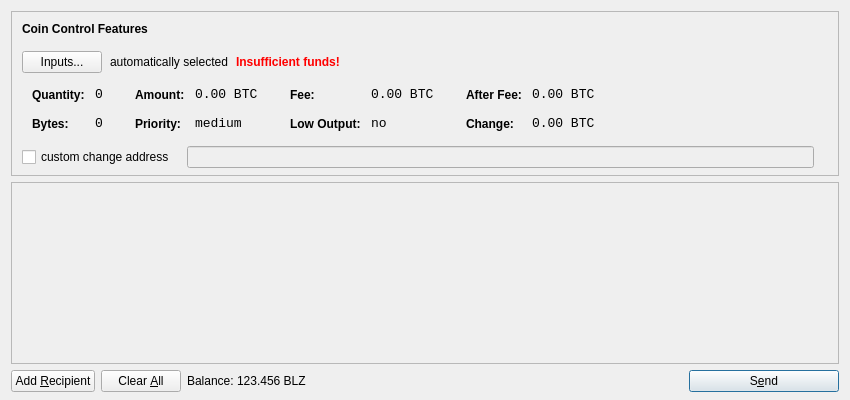
<?xml version="1.0" encoding="UTF-8"?>
<ui version="4.0">
 <class>SendCoinsDialog</class>
 <widget class="QDialog" name="SendCoinsDialog">
  <property name="geometry">
   <rect>
    <x>0</x>
    <y>0</y>
    <width>850</width>
    <height>400</height>
   </rect>
  </property>
  <property name="windowTitle">
   <string>Send Coins</string>
  </property>
  <layout class="QVBoxLayout" name="verticalLayout" stretch="0,1,0">
   <property name="bottomMargin">
    <number>8</number>
   </property>
   <item>
    <widget class="QFrame" name="frameCoinControl">
     <property name="sizePolicy">
      <sizepolicy hsizetype="Expanding" vsizetype="Expanding">
       <horstretch>0</horstretch>
       <verstretch>0</verstretch>
      </sizepolicy>
     </property>
     <property name="maximumSize">
      <size>
       <width>16777215</width>
       <height>16777215</height>
      </size>
     </property>
     <property name="frameShape">
      <enum>QFrame::StyledPanel</enum>
     </property>
     <property name="frameShadow">
      <enum>QFrame::Sunken</enum>
     </property>
     <layout class="QVBoxLayout" name="verticalLayoutCoinControl2">
      <property name="spacing">
       <number>-1</number>
      </property>
      <property name="leftMargin">
       <number>0</number>
      </property>
      <property name="topMargin">
       <number>0</number>
      </property>
      <property name="rightMargin">
       <number>0</number>
      </property>
      <property name="bottomMargin">
       <number>6</number>
      </property>
      <item>
       <layout class="QVBoxLayout" name="verticalLayoutCoinControl" stretch="0,0,0,0,1">
        <property name="spacing">
         <number>0</number>
        </property>
        <property name="leftMargin">
         <number>10</number>
        </property>
        <property name="topMargin">
         <number>10</number>
        </property>
        <item>
         <layout class="QHBoxLayout" name="horizontalLayoutCoinControl1">
          <property name="bottomMargin">
           <number>15</number>
          </property>
          <item>
           <widget class="QLabel" name="labelCoinControlFeatures">
            <property name="sizePolicy">
             <sizepolicy hsizetype="Preferred" vsizetype="Maximum">
              <horstretch>0</horstretch>
              <verstretch>0</verstretch>
             </sizepolicy>
            </property>
            <property name="font">
             <font>
              <weight>75</weight>
              <bold>true</bold>
             </font>
            </property>
            <property name="styleSheet">
             <string notr="true">font-weight:bold;</string>
            </property>
            <property name="text">
             <string>Coin Control Features</string>
            </property>
           </widget>
          </item>
         </layout>
        </item>
        <item>
         <layout class="QHBoxLayout" name="horizontalLayoutCoinControl2" stretch="0,0,0,0">
          <property name="spacing">
           <number>8</number>
          </property>
          <property name="bottomMargin">
           <number>10</number>
          </property>
          <item>
           <widget class="QPushButton" name="pushButtonCoinControl">
            <property name="styleSheet">
             <string notr="true"/>
            </property>
            <property name="text">
             <string>Inputs...</string>
            </property>
           </widget>
          </item>
          <item>
           <widget class="QLabel" name="labelCoinControlAutomaticallySelected">
            <property name="text">
             <string>automatically selected</string>
            </property>
            <property name="margin">
             <number>5</number>
            </property>
           </widget>
          </item>
          <item>
           <widget class="QLabel" name="labelCoinControlInsuffFunds">
            <property name="font">
             <font>
              <weight>75</weight>
              <bold>true</bold>
             </font>
            </property>
            <property name="styleSheet">
             <string notr="true">color:red;font-weight:bold;</string>
            </property>
            <property name="text">
             <string>Insufficient funds!</string>
            </property>
            <property name="margin">
             <number>5</number>
            </property>
           </widget>
          </item>
          <item>
           <spacer name="horizontalSpacerCoinControl">
            <property name="orientation">
             <enum>Qt::Horizontal</enum>
            </property>
            <property name="sizeHint" stdset="0">
             <size>
              <width>40</width>
              <height>1</height>
             </size>
            </property>
           </spacer>
          </item>
         </layout>
        </item>
        <item>
         <widget class="QWidget" name="widgetCoinControl" native="true">
          <property name="sizePolicy">
           <sizepolicy hsizetype="Preferred" vsizetype="Preferred">
            <horstretch>0</horstretch>
            <verstretch>0</verstretch>
           </sizepolicy>
          </property>
          <property name="minimumSize">
           <size>
            <width>0</width>
            <height>0</height>
           </size>
          </property>
          <property name="styleSheet">
           <string notr="true"/>
          </property>
          <layout class="QHBoxLayout" name="horizontalLayoutCoinControl5">
           <property name="margin">
            <number>0</number>
           </property>
           <item>
            <layout class="QHBoxLayout" name="horizontalLayoutCoinControl3" stretch="0,0,0,1">
             <property name="spacing">
              <number>20</number>
             </property>
             <property name="topMargin">
              <number>0</number>
             </property>
             <property name="bottomMargin">
              <number>10</number>
             </property>
             <item>
              <layout class="QFormLayout" name="formLayoutCoinControl1">
               <property name="horizontalSpacing">
                <number>10</number>
               </property>
               <property name="verticalSpacing">
                <number>14</number>
               </property>
               <property name="leftMargin">
                <number>10</number>
               </property>
               <property name="topMargin">
                <number>4</number>
               </property>
               <property name="rightMargin">
                <number>6</number>
               </property>
               <item row="0" column="0">
                <widget class="QLabel" name="labelCoinControlQuantityText">
                 <property name="styleSheet">
                  <string notr="true">font-weight:bold;</string>
                 </property>
                 <property name="text">
                  <string>Quantity:</string>
                 </property>
                 <property name="margin">
                  <number>0</number>
                 </property>
                </widget>
               </item>
               <item row="0" column="1">
                <widget class="QLabel" name="labelCoinControlQuantity">
                 <property name="font">
                  <font>
                   <family>Monospace</family>
                   <pointsize>10</pointsize>
                  </font>
                 </property>
                 <property name="cursor">
                  <cursorShape>IBeamCursor</cursorShape>
                 </property>
                 <property name="contextMenuPolicy">
                  <enum>Qt::ActionsContextMenu</enum>
                 </property>
                 <property name="text">
                  <string notr="true">0</string>
                 </property>
                 <property name="margin">
                  <number>0</number>
                 </property>
                 <property name="textInteractionFlags">
                  <set>Qt::LinksAccessibleByMouse|Qt::TextSelectableByKeyboard|Qt::TextSelectableByMouse</set>
                 </property>
                </widget>
               </item>
               <item row="1" column="0">
                <widget class="QLabel" name="labelCoinControlBytesText">
                 <property name="styleSheet">
                  <string notr="true">font-weight:bold;</string>
                 </property>
                 <property name="text">
                  <string>Bytes:</string>
                 </property>
                </widget>
               </item>
               <item row="1" column="1">
                <widget class="QLabel" name="labelCoinControlBytes">
                 <property name="font">
                  <font>
                   <family>Monospace</family>
                   <pointsize>10</pointsize>
                  </font>
                 </property>
                 <property name="cursor">
                  <cursorShape>IBeamCursor</cursorShape>
                 </property>
                 <property name="contextMenuPolicy">
                  <enum>Qt::ActionsContextMenu</enum>
                 </property>
                 <property name="text">
                  <string notr="true">0</string>
                 </property>
                 <property name="textInteractionFlags">
                  <set>Qt::LinksAccessibleByMouse|Qt::TextSelectableByKeyboard|Qt::TextSelectableByMouse</set>
                 </property>
                </widget>
               </item>
              </layout>
             </item>
             <item>
              <layout class="QFormLayout" name="formLayoutCoinControl2">
               <property name="horizontalSpacing">
                <number>10</number>
               </property>
               <property name="verticalSpacing">
                <number>14</number>
               </property>
               <property name="leftMargin">
                <number>6</number>
               </property>
               <property name="topMargin">
                <number>4</number>
               </property>
               <property name="rightMargin">
                <number>6</number>
               </property>
               <item row="0" column="0">
                <widget class="QLabel" name="labelCoinControlAmountText">
                 <property name="styleSheet">
                  <string notr="true">font-weight:bold;</string>
                 </property>
                 <property name="text">
                  <string>Amount:</string>
                 </property>
                 <property name="margin">
                  <number>0</number>
                 </property>
                </widget>
               </item>
               <item row="0" column="1">
                <widget class="QLabel" name="labelCoinControlAmount">
                 <property name="font">
                  <font>
                   <family>Monospace</family>
                   <pointsize>10</pointsize>
                  </font>
                 </property>
                 <property name="cursor">
                  <cursorShape>IBeamCursor</cursorShape>
                 </property>
                 <property name="contextMenuPolicy">
                  <enum>Qt::ActionsContextMenu</enum>
                 </property>
                 <property name="text">
                  <string notr="true">0.00 BTC</string>
                 </property>
                 <property name="textInteractionFlags">
                  <set>Qt::LinksAccessibleByMouse|Qt::TextSelectableByKeyboard|Qt::TextSelectableByMouse</set>
                 </property>
                </widget>
               </item>
               <item row="1" column="0">
                <widget class="QLabel" name="labelCoinControlPriorityText">
                 <property name="styleSheet">
                  <string notr="true">font-weight:bold;</string>
                 </property>
                 <property name="text">
                  <string>Priority:</string>
                 </property>
                </widget>
               </item>
               <item row="1" column="1">
                <widget class="QLabel" name="labelCoinControlPriority">
                 <property name="font">
                  <font>
                   <family>Monospace</family>
                   <pointsize>10</pointsize>
                  </font>
                 </property>
                 <property name="cursor">
                  <cursorShape>IBeamCursor</cursorShape>
                 </property>
                 <property name="contextMenuPolicy">
                  <enum>Qt::ActionsContextMenu</enum>
                 </property>
                 <property name="text">
                  <string>medium</string>
                 </property>
                 <property name="textInteractionFlags">
                  <set>Qt::LinksAccessibleByMouse|Qt::TextSelectableByKeyboard|Qt::TextSelectableByMouse</set>
                 </property>
                </widget>
               </item>
              </layout>
             </item>
             <item>
              <layout class="QFormLayout" name="formLayoutCoinControl3">
               <property name="horizontalSpacing">
                <number>10</number>
               </property>
               <property name="verticalSpacing">
                <number>14</number>
               </property>
               <property name="leftMargin">
                <number>6</number>
               </property>
               <property name="topMargin">
                <number>4</number>
               </property>
               <property name="rightMargin">
                <number>6</number>
               </property>
               <item row="0" column="0">
                <widget class="QLabel" name="labelCoinControlFeeText">
                 <property name="styleSheet">
                  <string notr="true">font-weight:bold;</string>
                 </property>
                 <property name="text">
                  <string>Fee:</string>
                 </property>
                 <property name="margin">
                  <number>0</number>
                 </property>
                </widget>
               </item>
               <item row="0" column="1">
                <widget class="QLabel" name="labelCoinControlFee">
                 <property name="font">
                  <font>
                   <family>Monospace</family>
                   <pointsize>10</pointsize>
                  </font>
                 </property>
                 <property name="cursor">
                  <cursorShape>IBeamCursor</cursorShape>
                 </property>
                 <property name="contextMenuPolicy">
                  <enum>Qt::ActionsContextMenu</enum>
                 </property>
                 <property name="text">
                  <string notr="true">0.00 BTC</string>
                 </property>
                 <property name="textInteractionFlags">
                  <set>Qt::LinksAccessibleByMouse|Qt::TextSelectableByKeyboard|Qt::TextSelectableByMouse</set>
                 </property>
                </widget>
               </item>
               <item row="1" column="0">
                <widget class="QLabel" name="labelCoinControlLowOutputText">
                 <property name="styleSheet">
                  <string notr="true">font-weight:bold;</string>
                 </property>
                 <property name="text">
                  <string>Low Output:</string>
                 </property>
                </widget>
               </item>
               <item row="1" column="1">
                <widget class="QLabel" name="labelCoinControlLowOutput">
                 <property name="font">
                  <font>
                   <family>Monospace</family>
                   <pointsize>10</pointsize>
                  </font>
                 </property>
                 <property name="cursor">
                  <cursorShape>IBeamCursor</cursorShape>
                 </property>
                 <property name="contextMenuPolicy">
                  <enum>Qt::ActionsContextMenu</enum>
                 </property>
                 <property name="text">
                  <string>no</string>
                 </property>
                 <property name="textInteractionFlags">
                  <set>Qt::LinksAccessibleByMouse|Qt::TextSelectableByKeyboard|Qt::TextSelectableByMouse</set>
                 </property>
                </widget>
               </item>
              </layout>
             </item>
             <item>
              <layout class="QFormLayout" name="formLayoutCoinControl4">
               <property name="horizontalSpacing">
                <number>10</number>
               </property>
               <property name="verticalSpacing">
                <number>14</number>
               </property>
               <property name="leftMargin">
                <number>6</number>
               </property>
               <property name="topMargin">
                <number>4</number>
               </property>
               <property name="rightMargin">
                <number>6</number>
               </property>
               <item row="0" column="0">
                <widget class="QLabel" name="labelCoinControlAfterFeeText">
                 <property name="styleSheet">
                  <string notr="true">font-weight:bold;</string>
                 </property>
                 <property name="text">
                  <string>After Fee:</string>
                 </property>
                 <property name="margin">
                  <number>0</number>
                 </property>
                </widget>
               </item>
               <item row="0" column="1">
                <widget class="QLabel" name="labelCoinControlAfterFee">
                 <property name="font">
                  <font>
                   <family>Monospace</family>
                   <pointsize>10</pointsize>
                  </font>
                 </property>
                 <property name="cursor">
                  <cursorShape>IBeamCursor</cursorShape>
                 </property>
                 <property name="contextMenuPolicy">
                  <enum>Qt::ActionsContextMenu</enum>
                 </property>
                 <property name="text">
                  <string notr="true">0.00 BTC</string>
                 </property>
                 <property name="textInteractionFlags">
                  <set>Qt::LinksAccessibleByMouse|Qt::TextSelectableByKeyboard|Qt::TextSelectableByMouse</set>
                 </property>
                </widget>
               </item>
               <item row="1" column="0">
                <widget class="QLabel" name="labelCoinControlChangeText">
                 <property name="styleSheet">
                  <string notr="true">font-weight:bold;</string>
                 </property>
                 <property name="text">
                  <string>Change:</string>
                 </property>
                </widget>
               </item>
               <item row="1" column="1">
                <widget class="QLabel" name="labelCoinControlChange">
                 <property name="font">
                  <font>
                   <family>Monospace</family>
                   <pointsize>10</pointsize>
                  </font>
                 </property>
                 <property name="cursor">
                  <cursorShape>IBeamCursor</cursorShape>
                 </property>
                 <property name="contextMenuPolicy">
                  <enum>Qt::ActionsContextMenu</enum>
                 </property>
                 <property name="text">
                  <string notr="true">0.00 BTC</string>
                 </property>
                 <property name="textInteractionFlags">
                  <set>Qt::LinksAccessibleByMouse|Qt::TextSelectableByKeyboard|Qt::TextSelectableByMouse</set>
                 </property>
                </widget>
               </item>
              </layout>
             </item>
            </layout>
           </item>
          </layout>
         </widget>
        </item>
        <item>
         <layout class="QHBoxLayout" name="horizontalLayoutCoinControl4" stretch="0,0,0">
          <property name="spacing">
           <number>12</number>
          </property>
          <property name="sizeConstraint">
           <enum>QLayout::SetDefaultConstraint</enum>
          </property>
          <property name="topMargin">
           <number>5</number>
          </property>
          <property name="rightMargin">
           <number>5</number>
          </property>
          <item>
           <widget class="QCheckBox" name="checkBoxCoinControlChange">
            <property name="text">
             <string>custom change address</string>
            </property>
           </widget>
          </item>
          <item>
           <widget class="QLineEdit" name="lineEditCoinControlChange">
            <property name="enabled">
             <bool>false</bool>
            </property>
            <property name="sizePolicy">
             <sizepolicy hsizetype="Expanding" vsizetype="Fixed">
              <horstretch>0</horstretch>
              <verstretch>0</verstretch>
             </sizepolicy>
            </property>
           </widget>
          </item>
          <item>
           <widget class="QLabel" name="labelCoinControlChangeLabel">
            <property name="sizePolicy">
             <sizepolicy hsizetype="Preferred" vsizetype="Expanding">
              <horstretch>0</horstretch>
              <verstretch>0</verstretch>
             </sizepolicy>
            </property>
            <property name="minimumSize">
             <size>
              <width>0</width>
              <height>0</height>
             </size>
            </property>
            <property name="text">
             <string/>
            </property>
            <property name="margin">
             <number>3</number>
            </property>
           </widget>
          </item>
         </layout>
        </item>
        <item>
         <spacer name="verticalSpacerCoinControl">
          <property name="orientation">
           <enum>Qt::Vertical</enum>
          </property>
          <property name="sizeHint" stdset="0">
           <size>
            <width>800</width>
            <height>1</height>
           </size>
          </property>
         </spacer>
        </item>
       </layout>
      </item>
     </layout>
    </widget>
   </item>
   <item>
    <widget class="QScrollArea" name="scrollArea">
     <property name="widgetResizable">
      <bool>true</bool>
     </property>
     <widget class="QWidget" name="scrollAreaWidgetContents">
      <property name="geometry">
       <rect>
        <x>0</x>
        <y>0</y>
        <width>830</width>
        <height>165</height>
       </rect>
      </property>
      <layout class="QVBoxLayout" name="verticalLayout_2">
       <property name="margin">
        <number>0</number>
       </property>
       <item>
        <layout class="QVBoxLayout" name="entries">
         <property name="spacing">
          <number>6</number>
         </property>
        </layout>
       </item>
       <item>
        <spacer name="verticalSpacer">
         <property name="orientation">
          <enum>Qt::Vertical</enum>
         </property>
         <property name="sizeHint" stdset="0">
          <size>
           <width>20</width>
           <height>40</height>
          </size>
         </property>
        </spacer>
       </item>
      </layout>
     </widget>
    </widget>
   </item>
   <item>
    <layout class="QHBoxLayout" name="horizontalLayout">
     <item>
      <widget class="QPushButton" name="addButton">
       <property name="toolTip">
        <string>Send to multiple recipients at once</string>
       </property>
       <property name="text">
        <string>Add &amp;Recipient</string>
       </property>
       <property name="icon">
        <iconset resource="../bitcoin.qrc">
         <normaloff>:/icons/add</normaloff>:/icons/add</iconset>
       </property>
       <property name="autoDefault">
        <bool>false</bool>
       </property>
      </widget>
     </item>
     <item>
      <widget class="QPushButton" name="clearButton">
       <property name="sizePolicy">
        <sizepolicy hsizetype="Minimum" vsizetype="Fixed">
         <horstretch>0</horstretch>
         <verstretch>0</verstretch>
        </sizepolicy>
       </property>
       <property name="toolTip">
        <string>Remove all transaction fields</string>
       </property>
       <property name="text">
        <string>Clear &amp;All</string>
       </property>
       <property name="icon">
        <iconset resource="../bitcoin.qrc">
         <normaloff>:/icons/remove</normaloff>:/icons/remove</iconset>
       </property>
       <property name="autoRepeatDelay">
        <number>300</number>
       </property>
       <property name="autoDefault">
        <bool>false</bool>
       </property>
      </widget>
     </item>
     <item>
      <layout class="QHBoxLayout" name="horizontalLayout_2">
       <property name="spacing">
        <number>3</number>
       </property>
       <item>
        <widget class="QLabel" name="label">
         <property name="text">
          <string>Balance:</string>
         </property>
        </widget>
       </item>
       <item>
        <widget class="QLabel" name="labelBalance">
         <property name="cursor">
          <cursorShape>IBeamCursor</cursorShape>
         </property>
         <property name="text">
          <string>123.456 BLZ</string>
         </property>
         <property name="textInteractionFlags">
          <set>Qt::LinksAccessibleByMouse|Qt::TextSelectableByKeyboard|Qt::TextSelectableByMouse</set>
         </property>
        </widget>
       </item>
      </layout>
     </item>
     <item>
      <spacer name="horizontalSpacer">
       <property name="orientation">
        <enum>Qt::Horizontal</enum>
       </property>
       <property name="sizeHint" stdset="0">
        <size>
         <width>40</width>
         <height>20</height>
        </size>
       </property>
      </spacer>
     </item>
     <item>
      <widget class="QPushButton" name="sendButton">
       <property name="minimumSize">
        <size>
         <width>150</width>
         <height>0</height>
        </size>
       </property>
       <property name="toolTip">
        <string>Confirm the send action</string>
       </property>
       <property name="text">
        <string>S&amp;end</string>
       </property>
       <property name="icon">
        <iconset resource="../bitcoin.qrc">
         <normaloff>:/icons/send</normaloff>:/icons/send</iconset>
       </property>
       <property name="default">
        <bool>true</bool>
       </property>
      </widget>
     </item>
    </layout>
   </item>
  </layout>
 </widget>
 <resources>
  <include location="../bitcoin.qrc"/>
 </resources>
 <connections/>
</ui>
